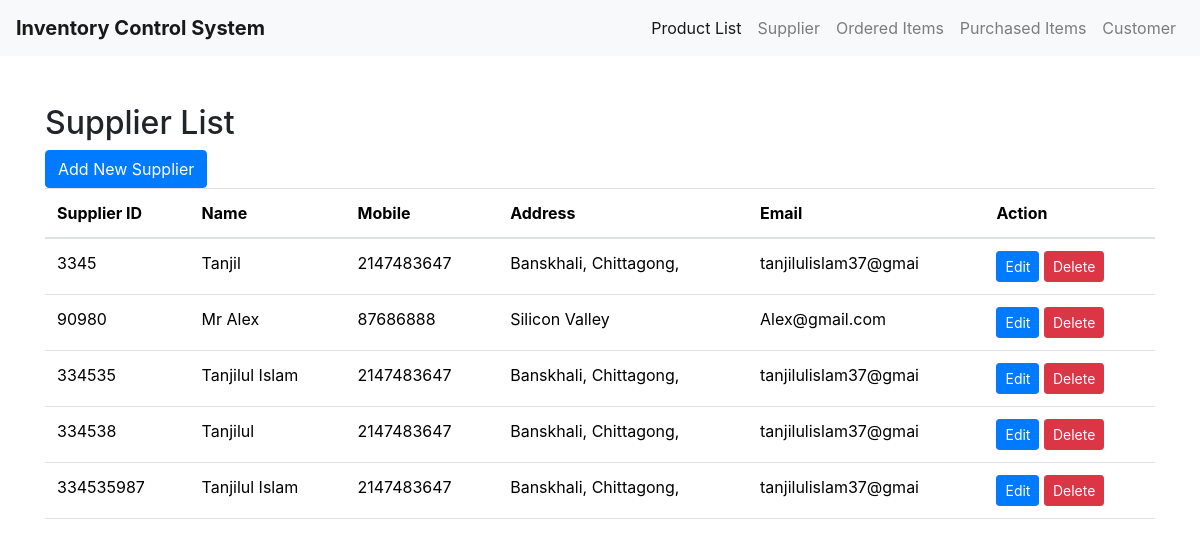
Screenshot of /supplier.php with the database file from the repository.
### tables this page shows
CREATE TABLE `supplier` (
  `s_id` int(10) NOT NULL,
  `s_name` varchar(20) NOT NULL,
  `s_mobile` int(20) NOT NULL,
  `s_address` varchar(50) NOT NULL,
  `s_email` varchar(20) NOT NULL
);

### supplier.php (the view, shortened to what this page needs)
<!DOCTYPE html>
<html lang="en">
<head>
    <link rel="stylesheet" href="https://cdn.jsdelivr.net/npm/bootstrap@5.3.3/dist/css/bootstrap.min.css">
</head>
<body>
    <header>
        <?php include 'navbar.php'; ?>
    </header>
    <div class="container my-5">
        <h2>Supplier List</h2>
        <a href="/inventory/supplier-create.php" role="button" class="btn btn-primary">Add New Supplier</a>
        <br>
        <table class="table">
            <thead>
                <tr>
                    <th>Supplier ID</th>
                    <th>Name</th>
                    <th>Mobile</th>
                    <th>Address</th>
                    <th>Email</th>
                    <th>Action</th>
                </tr>
            </thead>
            <tbody>
                <?php
$servername = "localhost";
$username = "root";
$password = "";
$database = "inventory";
$connection = new mysqli($servername, $username, $password, $database);
$sql="SELECT *FROM supplier";
$result = $connection->query($sql);
while($row = $result->fetch_assoc()){
	echo "
	<tr>
	 <td>$row[s_id]</td>
	 <td>$row[s_name]</td>
	 <td>$row[s_mobile]</td>
	 <td>$row[s_address]</td>
	 <td>$row[s_email]</td>
	 <td>
		<a class='btn btn-primary btn-sm' href='/inventory/supplier-edit.php?id=$row[s_id]' >Edit</a>
		<a class='btn btn-danger btn-sm' href='/inventory/supplier-delete.php?id=$row[s_id]' >Delete</a>
	 </td>
    </tr>
	";
}
?>
            </tbody>
        </table>
    </div>
</body>
</html>

### rows the page displays
supplier: s_id "3345", s_name "Tanjil", s_mobile "2147483647", s_address "Banskhali, Chittagong,", s_email "tanjilulislam37@gmai"
supplier: s_id "90980", s_name "Mr Alex", s_mobile "87686888", s_address "Silicon Valley", s_email "Alex@gmail.com"
supplier: s_id "334535", s_name "Tanjilul Islam", s_mobile "2147483647", s_address "Banskhali, Chittagong,", s_email "tanjilulislam37@gmai"
supplier: s_id "334538", s_name "Tanjilul", s_mobile "2147483647", s_address "Banskhali, Chittagong,", s_email "tanjilulislam37@gmai"
supplier: s_id "334535987", s_name "Tanjilul Islam", s_mobile "2147483647", s_address "Banskhali, Chittagong,", s_email "tanjilulislam37@gmai"
